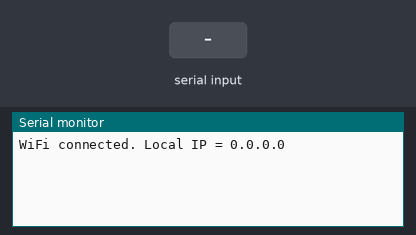
A sketch run on a simulated ESP32. Shown: the last lines printed to the serial monitor. The inputs (shaded band) are chosen by the test bench. WiFi joins after 1.5 s; servers stay silent unless stated.

Above: at 1.2 s.
1.3 s: "1" received over Serial
At 3.5 s:
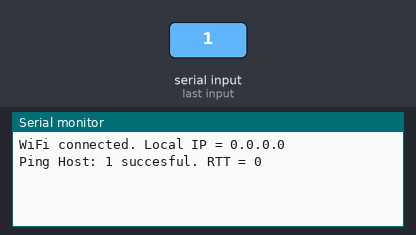
3.8 s: "0" received over Serial
At 5.2 s:
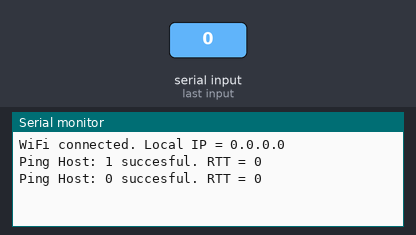
5.3 s: "2" received over Serial
At 7.8 s:
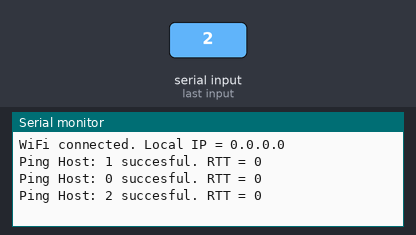

Measured:
- after the input at 1.3 s, the serial monitor: prints a new line after 1.0 s (image 1)
- after the input at 3.8 s, the serial monitor: prints a new line after 1.0 s (image 2)
- after the input at 5.3 s, the serial monitor: prints a new line after 1.0 s (image 3)

The sketch:

task1.ino
```cpp
#include <WiFi.h>
#include <string>

String ssid = "ASOIU";
String password = "kaf.asoiu.48";

void setup() {
  Serial.begin();
  while (!Serial) continue;

  if (WiFi.status() == WL_NO_SHIELD) {
    Serial.println("Wifi shield not present");
    while (true) continue;;
  }

  WiFi.begin(ssid.c_str(), password.c_str());
  Serial.print("WiFi connected. Local IP = ");
  Serial.println(WiFi.localIP());
}

void loop() {
  if (!Serial.available()) return;

  if (WiFi.status() != WL_CONNECTED) WiFi.begin(ssid.c_str(), password.c_str());

  String host = String(Serial.readString().c_str());
  host.trim();

  if (!host.length()) return;

  int pingResult = WiFi.ping(host.c_str());

  Serial.print("Ping Host: ");
  Serial.print(host.c_str());
  Serial.print(pingResult >= 0 ? " succesful. RTT = " : " failed. Error Code = ");
  Serial.println(pingResult);
}
```
